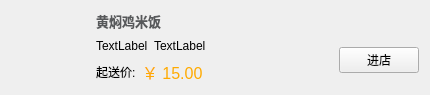
<?xml version="1.0" encoding="UTF-8"?>
<ui version="4.0">
 <class>ShopItemW</class>
 <widget class="QWidget" name="ShopItemW">
  <property name="geometry">
   <rect>
    <x>0</x>
    <y>0</y>
    <width>430</width>
    <height>95</height>
   </rect>
  </property>
  <property name="windowTitle">
   <string>Form</string>
  </property>
  <layout class="QGridLayout" name="gridLayout_3" columnstretch="1,3,1">
   <item row="0" column="0" rowspan="3">
    <widget class="QLabel" name="labelPic">
     <property name="text">
      <string/>
     </property>
     <property name="pixmap">
      <pixmap resource="resource.qrc">:/new/prefix1/res/icon.png</pixmap>
     </property>
    </widget>
   </item>
   <item row="0" column="1">
    <widget class="QLabel" name="labName">
     <property name="font">
      <font>
       <family>Arial</family>
       <pointsize>-1</pointsize>
       <weight>75</weight>
       <bold>true</bold>
      </font>
     </property>
     <property name="styleSheet">
      <string notr="true">font-size:18px;
font-weight:bold;
color:rgb(87,89,91);</string>
     </property>
     <property name="text">
      <string>&lt;html&gt;&lt;head/&gt;&lt;body&gt;&lt;p&gt;&lt;span style=&quot; font-size:10pt; font-weight:600;&quot;&gt;黄焖鸡米饭&lt;/span&gt;&lt;/p&gt;&lt;/body&gt;&lt;/html&gt;</string>
     </property>
    </widget>
   </item>
   <item row="1" column="1">
    <layout class="QGridLayout" name="gridLayout" columnstretch="1,10">
     <property name="rightMargin">
      <number>0</number>
     </property>
     <item row="0" column="0">
      <widget class="QLabel" name="labRest">
       <property name="text">
        <string>TextLabel</string>
       </property>
      </widget>
     </item>
     <item row="0" column="1">
      <widget class="QLabel" name="labBook">
       <property name="text">
        <string>TextLabel</string>
       </property>
      </widget>
     </item>
    </layout>
   </item>
   <item row="1" column="2" rowspan="2">
    <widget class="QPushButton" name="BtnSure">
     <property name="minimumSize">
      <size>
       <width>0</width>
       <height>25</height>
      </size>
     </property>
     <property name="styleSheet">
      <string notr="true"/>
     </property>
     <property name="text">
      <string>进店</string>
     </property>
    </widget>
   </item>
   <item row="2" column="1">
    <layout class="QGridLayout" name="gridLayout_2" columnstretch="1,6">
     <item row="0" column="0">
      <widget class="QLabel" name="label_5">
       <property name="text">
        <string>起送价:</string>
       </property>
      </widget>
     </item>
     <item row="0" column="1">
      <widget class="QLabel" name="labBegin">
       <property name="styleSheet">
        <string notr="true">font-size:12pt; color:#ffaa00;</string>
       </property>
       <property name="text">
        <string>&lt;html&gt;&lt;head/&gt;&lt;body&gt;&lt;p&gt;&lt;span style=&quot; font-size:12pt; color:#ffaa00;&quot;&gt;￥ 15.00&lt;/span&gt;&lt;/p&gt;&lt;/body&gt;&lt;/html&gt;</string>
       </property>
      </widget>
     </item>
    </layout>
   </item>
  </layout>
 </widget>
 <resources>
  <include location="resource.qrc"/>
 </resources>
 <connections/>
</ui>
